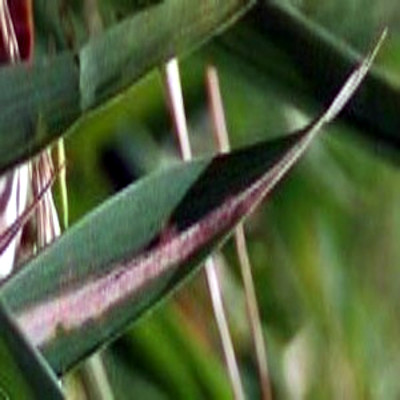
#> input picture dataset/images/bacterial/31.jpg, 400 x 400 px
$ python -i norm.py   (imports and definitions only)   (older library calls are emulated)
#> lines starting #> are read from the running program, lines starting #| are printed output that depends on the picture
### utilities/const.py
import sys

from sklearn.calibration import LabelEncoder
from sklearn.discriminant_analysis import StandardScaler

sys.path.append(r'lib')
sys.path.append(r'utilities')
sys.path.append(r'pre')

import os
import cv2
import numpy as np
from enum import Enum
from sklearn.metrics import accuracy_score
from sklearn.model_selection import KFold, cross_val_score, train_test_split
from sklearn.svm import SVC
from utilities.features import *

"""
INITIAL PAThS
"""
MODEL_PATH = r'dataset\model\models'
SCALER_PATH = r'dataset\model\scalers'
FEATURE_PATH = r'dataset\model\features'
SEGMENTED_PATH = r'dataset\segmented'
AUGMENTED_PATH = r'dataset\augmented'
DATA_PATH = r'dataset\model'
CAPTURED_PATH = r'dataset\captured'
NEW_PATH = r'dataset\training'
TRAINING_PATH = r'dataset\finalized\training'
VALIDATION_PATH = r'dataset\finalized\validation'
TESTING_PATH = r'dataset\finalized\testing'
UNLABLED_PATH = r'dataset\plants'
PHILRICE_PATH = r'dataset\philrice'
DATASET_PATH = r'dataset\mix and match\ONNO'
SEG_PATH = r'dataset\model'
LOGS_PATH = r'reports'

"""
GENERAL CONSTANTS
"""
class Model(Enum):
    BaseModel       = 0
    ParticleSwarm   = 1
    AntColony       = 2
    ArtificialBee   = 3

class Disease(Enum):
    blb     =   0
    hlt     =   1
    rb     =   2
    sb     =   3

label_encoder = LabelEncoder()

DISEASES = ['blb', 'hlt', 'rb', 'sb']
CLASSIFIER = SVC(C=10, kernel='rbf', probability=True)
CORES = os.cpu_count() // 2
CORES = CORES if CORES // 2 >= os.cpu_count() else CORES + 1
PARAM_GRID = {
    'C': [0.1, 1, 10],
    'kernel': ['rbf'],
    'gamma': ['scale', 'auto'] + [0.1, 1],
    # 'coef0': [0.0, 2.0],
    'class_weight': [None, 'balanced'],
    'decision_function_shape': ['ovr', 'ovo'],
    # 'shrinking': [True, False],
    'probability': [True, False],  # Add this line to control the randomness of the underlying implementation
    # 'random_state': [None, 0, 42]  # Add this line to control the seed of the random number generator
}
FOLDS = 4 # Amount of folds, KFOLD is automatically applied if FOLDS > 1
SHUFFLE = True # False to ensure replicability over all models

R_STATE = None # Select Random State to ensure replicablity
TEST_SIZE = 0.2 #  Percentage of test size
VAL_SIZE = 0.25
"""
OBJECTIVE FUNCTION
"""

# [54 lines left out: functions fitness_cv, fitness, fitness_pso, not called in this run]

"""
FOR PRE-PROCESSING
"""
WIDTH, HEIGHT = 500, 500
FEAT_W = FEAT_H = 100
LTHRESHOLD = 128
DENOISE_KERNEL = (3, 3)
DENOISE_SIGMA = 0

LB = 191
UB = 251

SHARPEN_KERNEL = np.array([[-1, -1, -1],
                           [-1, 9, -1],
                           [-1, -1, -1]], dtype=np.float32)

AUGMENTATIONS = [
    ('H_FLIP', lambda img: cv2.flip(img, 1)),
    ('V_FLIP', lambda img: cv2.flip(img, 0)),
    ('ROT90C', lambda img: cv2.rotate(img, cv2.ROTATE_90_CLOCKWISE)),
    ('ROT180', lambda img: cv2.rotate(img, cv2.ROTATE_180)),
    ('ROT90O', lambda img: cv2.rotate(img, cv2.ROTATE_90_COUNTERCLOCKWISE)),
    ('CONINC', lambda img: cv2.convertScaleAbs(img, alpha=1.5, beta=0)),
    ('CONDEC', lambda img: cv2.convertScaleAbs(img, alpha=0.5, beta=0)),
    ('BR_INC', lambda img: cv2.convertScaleAbs(img, alpha=1, beta=50)),
    ('BR_DEC', lambda img: cv2.convertScaleAbs(img, alpha=1, beta=-50)),
    ('IMBLUR', lambda img: cv2.GaussianBlur(img, (5, 5), 0)),  # Apply Gaussian blur
    ('SHARPN', lambda img: cv2.filter2D(img, -1, SHARPEN_KERNEL)),  # Apply sharpening filter
]
"""
FOR FEATURE EXTRACTION
"""
# HOG (SHAPE) FEATURES
PPC = (8, 8)
CPB = (1, 1)
ORIENT = 8

# LBP (TEXTURE) FEATURES
RADIUS = 1
POINTS = 8 * RADIUS

# GLCM (TEXTURE) FEATURES
DISTANCE = 1
ANGLES = 0
LEVELS = 256

# COLOR COHERANCE FEATURES
N_BINS = 8

FEATURES = {
    'SHP-HOG' : lambda image: getHOGFeatures(image, ORIENT, PPC, CPB),
    # 'IMG-HOG' : lambda image: getHOGImageFeatures(image, ORIENT, PPC, CPB),
    'TXR-GLCM': lambda image: getGLCMFeatures(image, DISTANCE, ANGLES, LEVELS),
    'TXR-LBP' : lambda image: getLBPFeatures(image, RADIUS, POINTS),
    'COL-HSV' : lambda image: getHSVFeatures(image),
    'COL-LAB' : lambda image: getLABFeatures(image),
    'COL-RGB' : lambda image: getRGBFeatures(image),
    'COL-STAT' : lambda image: getStatFeatures(image),
    'COL-COLHIST': lambda image: getColHistFeatures(image),
    'COL-CCV': lambda image: getCCVFeatures(image, N_BINS)
}

GROUPED_FEATURES = {}
for feature, _ in FEATURES.items():
    prefix = feature.split('-')[0]  # Extract the prefix
    if prefix not in GROUPED_FEATURES:
        GROUPED_FEATURES[prefix] = []
    GROUPED_FEATURES[prefix].append(feature)
#> further down, picture is the input picture: shape (400, 400, 3); mean B, G, R 61, 94.8, 82

### pre/norm.py
import cv2
from utilities.const import *

# [6 lines left out: function useNormBright, not called in this run]

def useGDenoise(img):
    return cv2.GaussianBlur(img, DENOISE_KERNEL, DENOISE_SIGMA)  # Adjust kernel size and sigmaX use needed

def useBDenoise(img):
    return cv2.bilateralFilter(img, d=9, sigmaColor=75, sigmaSpace=75)

# [5 lines left out: function useSaturation, not called in this run]

def useSharpening(img):
    sharpened = cv2.addWeighted(img, 1.5, img, -0.5, 0)
    return sharpened

# [20 lines left out: functions useFSharpening, useWhiteBalance, useCLAHE, not called in this run]

def useScaleAbs(img, alpha=1.0, beta=0.0):
    adjusted_image = cv2.convertScaleAbs(img, alpha=alpha, beta=beta)
    return adjusted_image

# [12 lines left out: function useContrast, not called in this run]

def useResize(img):
    return cv2.resize(img, (WIDTH, HEIGHT))

def removeBlur(image):
        # Convert to grayscale
    gray = cv2.cvtColor(image, cv2.COLOR_BGR2GRAY)
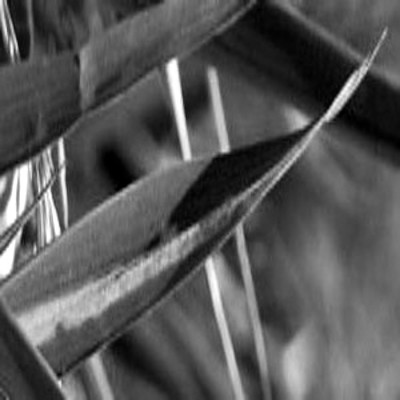
#> gray: shape (400, 400); min 0, max 255, mean 87.1

    # Compute gradient magnitude
    gradient = cv2.Sobel(gray, cv2.CV_64F, 1, 1, ksize=3)
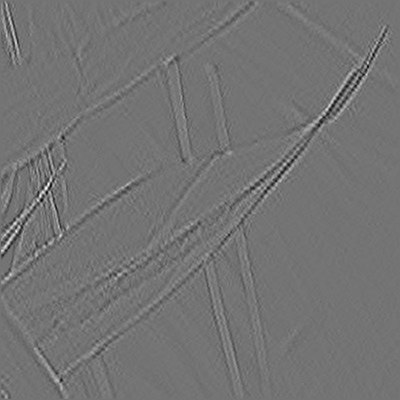
#> gradient: shape (400, 400) float64; min -97, max 116, mean 0; drawn with min black and max white
    gradient = cv2.convertScaleAbs(gradient)
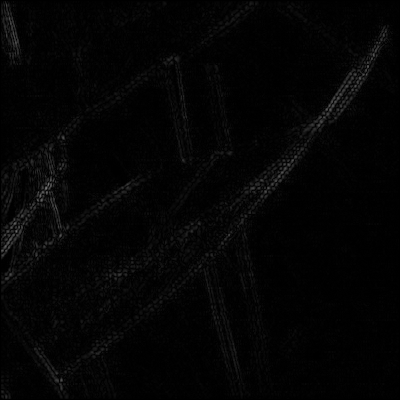
#> gradient: shape (400, 400); min 0, max 116, mean 4.2

    # Thresholding
    threshold = 50
    _, binary_mask = cv2.threshold(gradient, threshold, 255, cv2.THRESH_BINARY)
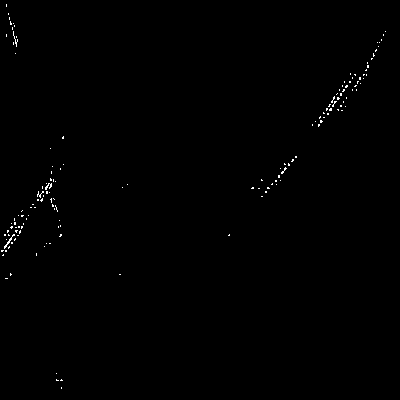
#> binary_mask: shape (400, 400); 0.36% white in thin lines or dots

    # Morphological operations
    kernel = np.ones((5, 5), np.uint8)
    binary_mask = cv2.morphologyEx(binary_mask, cv2.MORPH_OPEN, kernel, iterations=2)
#> binary_mask: shape (400, 400); every value is 0

    # Apply mask to the original image
    result = cv2.bitwise_and(image, image, mask=binary_mask)
#> result: shape (400, 400, 3); every value is 0
    return result

def eqHist(image):
    enhanced_image = cv2.equalizeHist(image)
    return enhanced_image

>>> import cv2
>>> picture = cv2.imread('../dataset/images/bacterial/31.jpg')
>>> result = removeBlur(picture)

$ run again, on dataset/images/bacterial/32.jpg
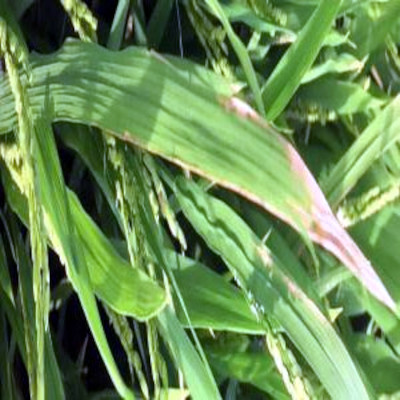
#> input picture dataset/images/bacterial/32.jpg, 400 x 400 px
#> picture is the input picture: shape (400, 400, 3); mean B, G, R 86.6, 142.7, 107.3
#> in removeBlur, `gradient = cv2.Sobel(gray, cv2.CV_64F, 1, 1, ksize=3)`:
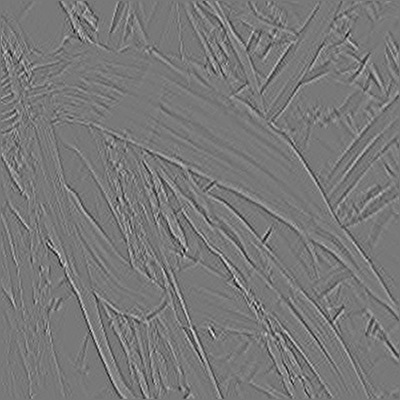
#> gradient: shape (400, 400) float64; min -141, max 156, mean 0; drawn with min black and max white
#> in removeBlur, `_, binary_mask = cv2.threshold(gradient, threshold, 255, cv2.THRESH_BI..`:
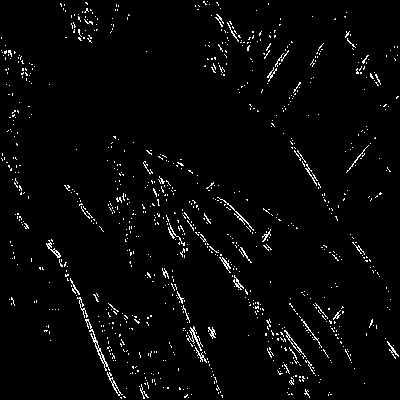
#> binary_mask: shape (400, 400); 2.7% white in thin lines or dots
#> result: shape (400, 400, 3); every value is 0
